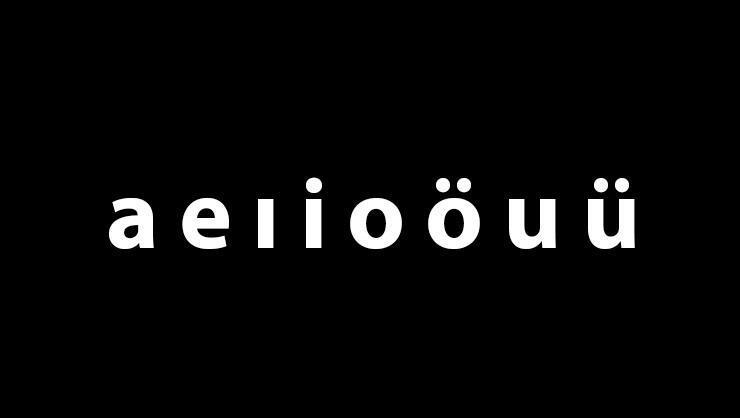
#> input picture Image Preprocessing/letter.jpg, 740 x 418 px
$ python Morphological_Operations.py
#> lines starting #> are read from the running program, lines starting #| are printed output that depends on the picture
import cv2
import matplotlib.pyplot as plt
import numpy as np
# MORPHOLOGICAL OPERATIONS

# Morphological operations are one of the Image processing techniques that processes image based on shape.
# This processing strategy is usually performed on binary images.

# 1) EROSION

# Erosion primarily involves eroding the outer surface (the foreground) of the image.
# As binary images only contain two pixels 0 and 255, it primarily involves eroding the foreground of the image and it is suggested to have the foreground as white.
# The thickness of erosion depends on the size and shape of the defined kernel.

img=cv2.imread("letter.jpg")
#> img is the input picture: shape (418, 740, 3); min 0, max 255, mean 10.1
plt.figure()
plt.imshow(img, cmap="gray")
plt.axis("off")
plt.title("Original Image")

kernel=np.ones((5,5),dtype=np.uint8)
erosion=cv2.erode(img,kernel,iterations=2)

plt.subplot(121),plt.imshow(img),plt.title('Original')
plt.xticks([]), plt.yticks([])
plt.subplot(122),plt.imshow(erosion),plt.title('Eroded')
plt.xticks([]), plt.yticks([])
plt.show()

# 2) DILATION

# Dilation involves dilating the outer surface (the foreground) of the image.
# As binary images only contain two pixels 0 and 255, it primarily involves expanding the foreground of the image and it is suggested to have the foreground as white.
# The thickness of erosion depends on the size and shape of the defined kernel.


kernel=np.ones((5,5),dtype=np.uint8)
dilation=cv2.dilate(img,kernel,iterations=2)
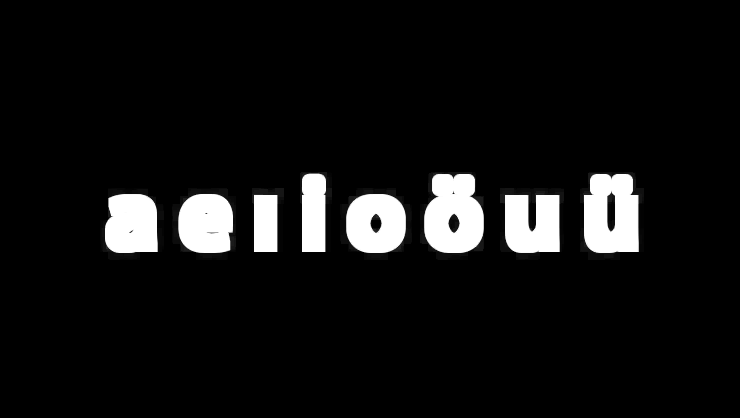
#> dilation: shape (418, 740, 3); min 0, max 255, mean 18.3

plt.subplot(121),plt.imshow(img),plt.title('Original')
plt.xticks([]), plt.yticks([])
plt.subplot(122),plt.imshow(dilation),plt.title('Dilated')
plt.xticks([]), plt.yticks([])
plt.show()

# 3) OPENING

# Opening involves erosion followed by dilation in the outer surface (the foreground) of the image.
# All the above-said constraints for erosion and dilation applies here. It is a blend of the two prime methods.
# It is generally used to remove the noise in the image.

# To see opening let's create white noise

whiteNoise=np.random.randint(0,2,size=img.shape[:3])
whiteNoise = whiteNoise * 255

plt.figure()
plt.imshow(whiteNoise, cmap="gray")
plt.axis("off")
plt.title("White Noise")

noise_img=whiteNoise + img
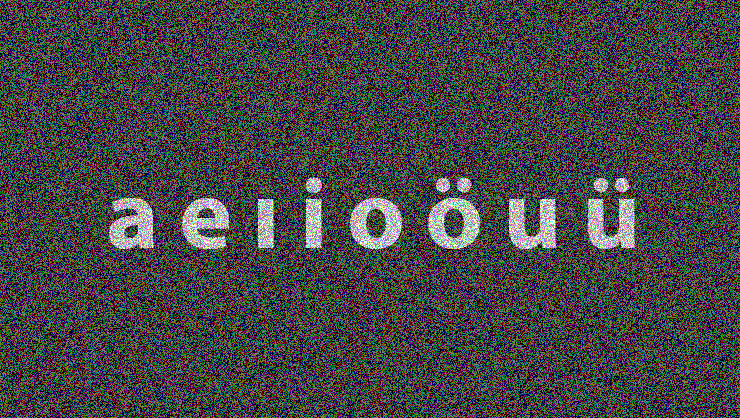
#> noise_img: shape (418, 740, 3) int64; mean B, G, R 137.2, 137.3, 137.6; drawn with min black and max white

plt.figure()
plt.imshow(noise_img, cmap="gray")
plt.axis("off")
plt.title("White Noisy Image")

opening=cv2.morphologyEx(noise_img.astype(np.float32),cv2.MORPH_OPEN,kernel)

plt.subplot(121),plt.imshow(img),plt.title('Original')
plt.xticks([]), plt.yticks([])
plt.subplot(122),plt.imshow(opening),plt.title('Opening')
plt.xticks([]), plt.yticks([])
plt.show()
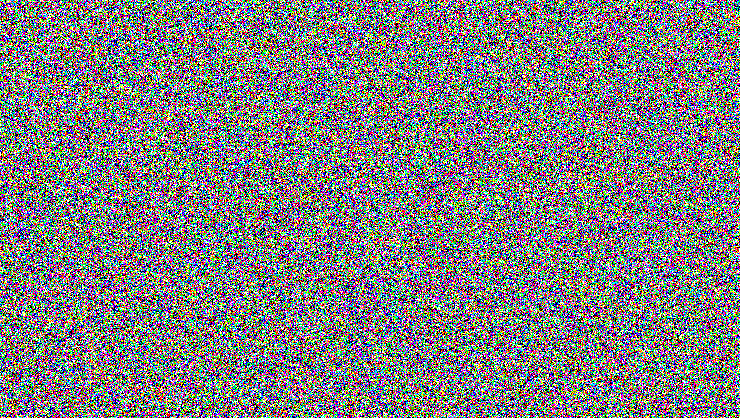
#> shown: shape (418, 740, 3); mean R, G, B 127.1, 127.2, 127.5
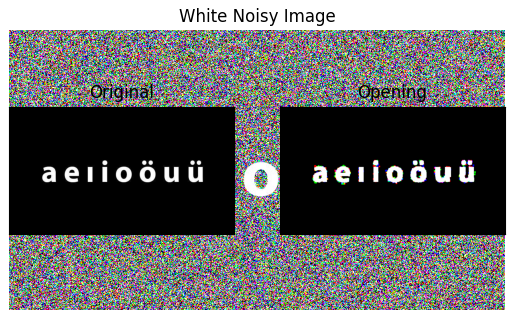
#> figure drawn by matplotlib, 3 panels; B, G, R data is drawn as R, G, B

# CLOSING

# Closing involves dilation followed by erosion in the outer surface (the foreground) of the image.
# All the above-said constraints for erosion and dilation applies here.
# It is a blend of the two prime methods. It is generally used to remove the noise in the image.

# To see opening let's create black noise

blackeNoise=np.random.randint(0,2,size=img.shape[:3])
blackeNoise = blackeNoise * -255

plt.figure()
plt.imshow(blackeNoise, cmap="gray")
plt.axis("off")
plt.title("Black Noise")

noise_img2=blackeNoise + img
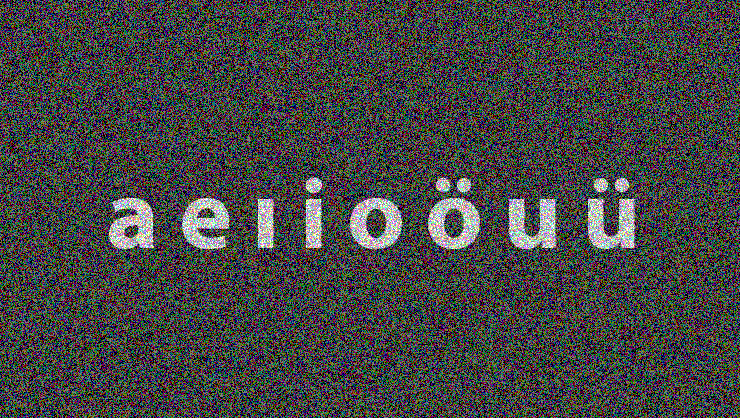
#> noise_img2: shape (418, 740, 3) int64; mean B, G, R -117.7, -116.8, -117.3; drawn with min black and max white

plt.figure()
plt.imshow(noise_img2, cmap="gray")
plt.axis("off")
plt.title("Black Noisy Image")

closing=cv2.morphologyEx(noise_img2.astype(np.float32),cv2.MORPH_CLOSE,kernel)

plt.subplot(121),plt.imshow(img),plt.title('Original')
plt.xticks([]), plt.yticks([])
plt.subplot(122),plt.imshow(closing),plt.title('Closing')
plt.xticks([]), plt.yticks([])
plt.show()
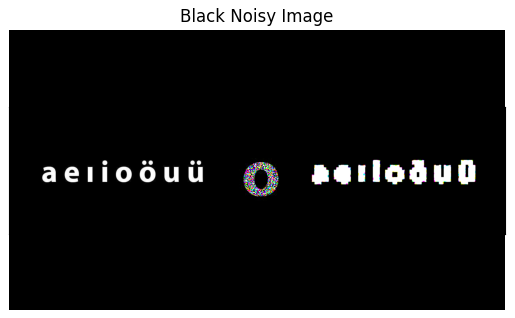
#> figure drawn by matplotlib, 3 panels; B, G, R data is drawn as R, G, B

# Morphological Gradient

# Morphological gradient is slightly different than the other operations, because,
# the morphological gradient first applies erosion and dilation individually on the image and then computes the difference between the eroded and dilated image.
# The output will be an outline of the given image.

gradient= cv2.morphologyEx(img,cv2.MORPH_GRADIENT,kernel)
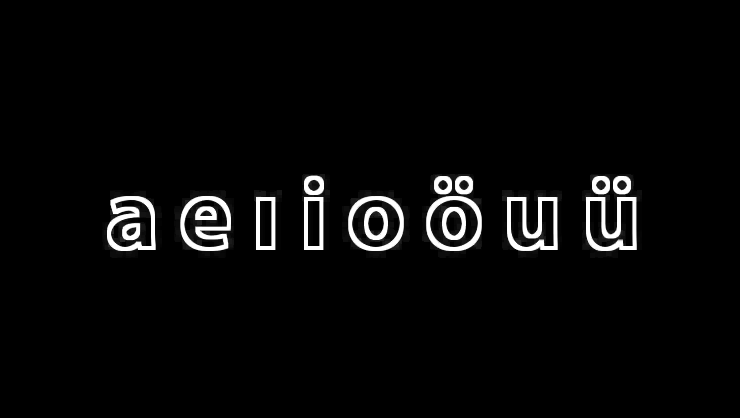
#> gradient: shape (418, 740, 3); min 0, max 255, mean 8.2

plt.subplot(121),plt.imshow(img),plt.title('Original')
plt.xticks([]), plt.yticks([])
plt.subplot(122),plt.imshow(gradient),plt.title('Gradient')
plt.xticks([]), plt.yticks([])
plt.show()
